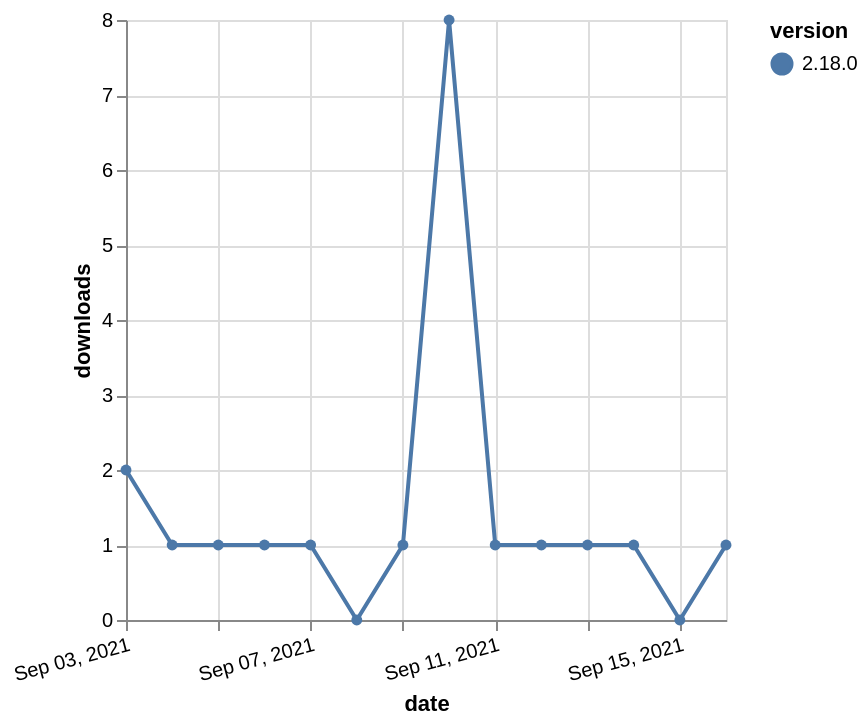

Express this chart as Vega-Lite.
### Vega-Lite specification from a JSON file in a GitHub repository (floating-point values rounded to 4 significant figures)
{"$schema": "https://vega.github.io/schema/vega-lite/v5.json", "description": "A simple bar chart with embedded data.", "data": {"values": [{"date": "2021-09-03", "total": 489, "delta": 2, "version": "2.18.0"}, {"date": "2021-09-04", "total": 490, "delta": 1, "version": "2.18.0"}, {"date": "2021-09-05", "total": 491, "delta": 1, "version": "2.18.0"}, {"date": "2021-09-06", "total": 492, "delta": 1, "version": "2.18.0"}, {"date": "2021-09-07", "total": 493, "delta": 1, "version": "2.18.0"}, {"date": "2021-09-08", "total": 493, "delta": 0, "version": "2.18.0"}, {"date": "2021-09-09", "total": 494, "delta": 1, "version": "2.18.0"}, {"date": "2021-09-10", "total": 502, "delta": 8, "version": "2.18.0"}, {"date": "2021-09-11", "total": 503, "delta": 1, "version": "2.18.0"}, {"date": "2021-09-12", "total": 504, "delta": 1, "version": "2.18.0"}, {"date": "2021-09-13", "total": 505, "delta": 1, "version": "2.18.0"}, {"date": "2021-09-14", "total": 506, "delta": 1, "version": "2.18.0"}, {"date": "2021-09-15", "total": 506, "delta": 0, "version": "2.18.0"}, {"date": "2021-09-16", "total": 507, "delta": 1, "version": "2.18.0"}]}, "width": "container", "mark": {"type": "line", "point": {"filled": true}}, "encoding": {"x": {"field": "date", "type": "temporal", "timeUnit": "yearmonthdate", "title": "date", "axis": {"labelAngle": -15}}, "y": {"field": "delta", "type": "quantitative", "title": "downloads"}, "color": {"field": "version", "type": "nominal"}, "tooltip": {"field": "delta"}}}
